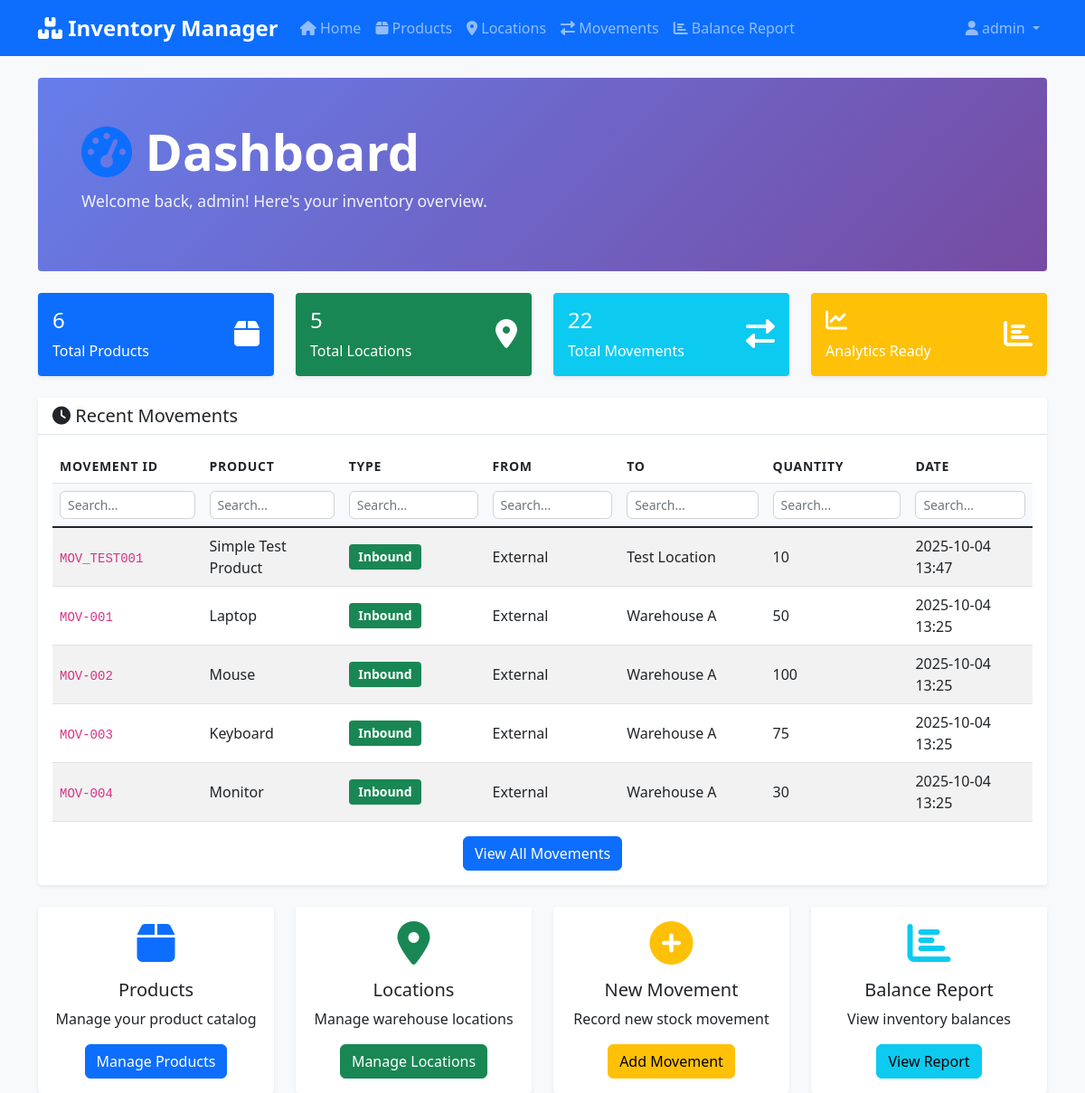
Screenshot of / (signed in) with the database file from the repository.
### app.py (models this page shows, shortened)
class User(UserMixin, db.Model):
    id = db.Column(db.Integer, primary_key=True)
    username = db.Column(db.String(80), unique=True, nullable=False)
    email = db.Column(db.String(120), unique=True, nullable=False)
    password_hash = db.Column(db.String(120), nullable=False)

class ProductMovement(db.Model):
    movement_id = db.Column(db.String(50), primary_key=True)
    timestamp = db.Column(db.DateTime, default=datetime.utcnow)
    from_location = db.Column(db.String(50), db.ForeignKey('location.location_id'), nullable=True)
    to_location = db.Column(db.String(50), db.ForeignKey('location.location_id'), nullable=True)
    product_id = db.Column(db.String(50), db.ForeignKey('product.product_id'), nullable=False)
    qty = db.Column(db.Integer, nullable=False)
    product = db.relationship('Product', backref=db.backref('movements', lazy=True))
    from_loc = db.relationship('Location', foreign_keys=[from_location], backref=db.backref('movements_from', lazy=True))
    to_loc = db.relationship('Location', foreign_keys=[to_location], backref=db.backref('movements_to', lazy=True))
    def get_movement_type(self):
        if self.from_location is None and self.to_location is not None:
            return "Inbound"
        elif self.from_location is not None and self.to_location is None:
            return "Outbound"
        elif self.from_location is not None and self.to_location is not None:
            return "Transfer"
        else:
            return "Unknown"

class Product(db.Model):
    product_id = db.Column(db.String(50), primary_key=True)
    name = db.Column(db.String(100), nullable=False)
    description = db.Column(db.Text)
    total_qty = db.Column(db.Integer, default=0, nullable=False)

class Location(db.Model):
    location_id = db.Column(db.String(50), primary_key=True)
    name = db.Column(db.String(100), nullable=False)
    address = db.Column(db.Text)

### app.py (the view)
@app.route('/')
@login_required
def index():
    total_products = Product.query.count()
    total_locations = Location.query.count()
    total_movements = ProductMovement.query.count()
    recent_movements = ProductMovement.query.order_by(ProductMovement.timestamp.desc()).limit(5).all()
    return render_template('index.html',
                         total_products=total_products,
                         total_locations=total_locations,
                         total_movements=total_movements,
                         recent_movements=recent_movements)

### app.py (called while the page is built)
@login_manager.user_loader
def load_user(user_id):
    return User.query.get(int(user_id))

### templates/index.html (shortened to what this page needs)
{% extends "base.html" %}
{% block content %}
<div class="row">
    <div class="col-12">
        <div class="jumbotron bg-light p-5 rounded">
            <h1 class="display-4">
                <i class="fas fa-tachometer-alt text-primary"></i>
                Dashboard
            </h1>
            <p class="lead">Welcome back, {{ current_user.username }}! Here's your inventory overview.</p>
        </div>
    </div>
</div>
<div class="row mt-4">
    <div class="col-md-3">
        <div class="card bg-primary text-white">
            <div class="card-body">
                <div class="d-flex justify-content-between">
                    <div>
                        <h4>{{ total_products }}</h4>
                        <p class="mb-0">Total Products</p>
                    </div>
                    <div class="align-self-center">
                        <i class="fas fa-box fa-2x"></i>
                    </div>
                </div>
            </div>
        </div>
    </div>
    <div class="col-md-3">
        <div class="card bg-success text-white">
            <div class="card-body">
                <div class="d-flex justify-content-between">
                    <div>
                        <h4>{{ total_locations }}</h4>
                        <p class="mb-0">Total Locations</p>
                    </div>
                    <div class="align-self-center">
                        <i class="fas fa-map-marker-alt fa-2x"></i>
                    </div>
                </div>
            </div>
        </div>
    </div>
    <div class="col-md-3">
        <div class="card bg-info text-white">
            <div class="card-body">
                <div class="d-flex justify-content-between">
                    <div>
                        <h4>{{ total_movements }}</h4>
                        <p class="mb-0">Total Movements</p>
                    </div>
                    <div class="align-self-center">
                        <i class="fas fa-exchange-alt fa-2x"></i>
                    </div>
                </div>
            </div>
        </div>
    </div>
    <div class="col-md-3">
        <div class="card bg-warning text-white">
            <div class="card-body">
                <div class="d-flex justify-content-between">
                    <div>
                        <h4><i class="fas fa-chart-line"></i></h4>
                        <p class="mb-0">Analytics Ready</p>
                    </div>
                    <div class="align-self-center">
                        <i class="fas fa-chart-bar fa-2x"></i>
                    </div>
                </div>
            </div>
        </div>
    </div>
</div>
<div class="row mt-4">
    <div class="col-12">
        <div class="card">
            <div class="card-header">
                <h5 class="mb-0"><i class="fas fa-clock"></i> Recent Movements</h5>
            </div>
            <div class="card-body">
                {% if recent_movements %}
                    <div class="table-responsive">
                        <table class="table table-striped">
                            <thead>
                                <tr>
                                    <th>Movement ID</th>
                                    <th>Product</th>
                                    <th>Type</th>
                                    <th>From</th>
                                    <th>To</th>
                                    <th>Quantity</th>
                                    <th>Date</th>
                                </tr>
                            </thead>
                            <tbody>
                                {% for movement in recent_movements %}
                                <tr>
                                    <td><code>{{ movement.movement_id }}</code></td>
                                    <td>{{ movement.product.name }}</td>
                                    <td>
                                        <span class="badge bg-{{ 'success' if movement.get_movement_type() == 'Inbound' else 'danger' if movement.get_movement_type() == 'Outbound' else 'info' }}">
                                            {{ movement.get_movement_type() }}
                                        </span>
                                    </td>
                                    <td>{{ movement.from_loc.name if movement.from_loc else 'External' }}</td>
                                    <td>{{ movement.to_loc.name if movement.to_loc else 'External' }}</td>
                                    <td>{{ movement.qty }}</td>
                                    <td>{{ movement.timestamp.strftime('%Y-%m-%d %H:%M') }}</td>
                                </tr>
                                {% endfor %}
                            </tbody>
                        </table>
                    </div>
                    <div class="text-center">
                        <a href="{{ url_for('movements') }}" class="btn btn-primary">View All Movements</a>
                    </div>
                {% else %}
                    <p class="text-muted">No movements recorded yet.</p>
                {% endif %}
            </div>
        </div>
    </div>
</div>
<div class="row mt-4">
    <div class="col-md-3">
        <div class="card text-center">
            <div class="card-body">
                <i class="fas fa-box fa-3x text-primary mb-3"></i>
                <h5 class="card-title">Products</h5>
                <p class="card-text">Manage your product catalog</p>
                <a href="{{ url_for('products') }}" class="btn btn-primary">Manage Products</a>
            </div>
        </div>
    </div>
    <div class="col-md-3">
        <div class="card text-center">
            <div class="card-body">
                <i class="fas fa-map-marker-alt fa-3x text-success mb-3"></i>
                <h5 class="card-title">Locations</h5>
                <p class="card-text">Manage warehouse locations</p>
                <a href="{{ url_for('locations') }}" class="btn btn-success">Manage Locations</a>
            </div>
        </div>
    </div>
    <div class="col-md-3">
        <div class="card text-center">
            <div class="card-body">
                <i class="fas fa-plus-circle fa-3x text-warning mb-3"></i>
                <h5 class="card-title">New Movement</h5>
                <p class="card-text">Record new stock movement</p>
                <a href="{{ url_for('add_movement') }}" class="btn btn-warning">Add Movement</a>
            </div>
        </div>
    </div>
    <div class="col-md-3">
        <div class="card text-center">
            <div class="card-body">
                <i class="fas fa-chart-bar fa-3x text-info mb-3"></i>
                <h5 class="card-title">Balance Report</h5>
                <p class="card-text">View inventory balances</p>
                <a href="{{ url_for('balance') }}" class="btn btn-info">View Report</a>
            </div>
        </div>
    </div>
</div>
{% endblock %}

### templates/base.html (shortened to what this page needs)
<!DOCTYPE html>
<html lang="en">
<head>
    <link href="https://cdn.jsdelivr.net/npm/bootstrap@5.1.3/dist/css/bootstrap.min.css" rel="stylesheet">
    <link href="https://cdnjs.cloudflare.com/ajax/libs/font-awesome/6.0.0/css/all.min.css" rel="stylesheet">
    <link href="{{ url_for('static', filename='css/style.css') }}" rel="stylesheet">
</head>
<body>
    <nav class="navbar navbar-expand-lg navbar-dark bg-primary">
        <div class="container">
            <a class="navbar-brand" href="{{ url_for('index') }}">
                <i class="fas fa-boxes"></i> Inventory Manager
            </a>
            <div class="collapse navbar-collapse" id="navbarNav">
                <ul class="navbar-nav me-auto">
                    <li class="nav-item">
                        <a class="nav-link" href="{{ url_for('index') }}">
                            <i class="fas fa-home"></i> Home
                        </a>
                    </li>
                    <li class="nav-item">
                        <a class="nav-link" href="{{ url_for('products') }}">
                            <i class="fas fa-box"></i> Products
                        </a>
                    </li>
                    <li class="nav-item">
                        <a class="nav-link" href="{{ url_for('locations') }}">
                            <i class="fas fa-map-marker-alt"></i> Locations
                        </a>
                    </li>
                    <li class="nav-item">
                        <a class="nav-link" href="{{ url_for('movements') }}">
                            <i class="fas fa-exchange-alt"></i> Movements
                        </a>
                    </li>
                    <li class="nav-item">
                        <a class="nav-link" href="{{ url_for('balance') }}">
                            <i class="fas fa-chart-bar"></i> Balance Report
                        </a>
                    </li>
                </ul>
                <ul class="navbar-nav">
                    {% if current_user.is_authenticated %}
                        <li class="nav-item dropdown">
                            <a class="nav-link dropdown-toggle" href="#" id="navbarDropdown" role="button" data-bs-toggle="dropdown">
                                <i class="fas fa-user"></i> {{ current_user.username }}
                            </a>
                        </li>
                    {% endif %}
                </ul>
            </div>
        </div>
    </nav>
    <div class="container mt-4">
        {% block content %}{% endblock %}
    </div>
</body>
</html>

### static/css/style.css (style rules this page uses)
body { background-color: #f8f9fa; font-family: 'Segoe UI', Tahoma, Geneva, Verdana, sans-serif; }
.navbar-brand { font-weight: bold; font-size: 1.5rem; }
.navbar-nav .nav-link { font-weight: 500; transition: color 0.3s ease; }
.card { border: none; box-shadow: 0 0.125rem 0.25rem rgba(0, 0, 0, 0.075); transition: box-shadow 0.15s ease-in-out; }
.card-header { background-color: #fff; border-bottom: 1px solid #dee2e6; font-weight: 600; }
.table th { border-top: none; font-weight: 600; text-transform: uppercase; font-size: 0.875rem; letter-spacing: 0.05em; }
.table td { vertical-align: middle; }
.badge { font-size: 0.875em; padding: 0.5em 0.75em; }
.btn { font-weight: 500; border-radius: 0.375rem; transition: all 0.15s ease-in-out; }
.jumbotron { background: linear-gradient(135deg, #667eea 0%, #764ba2 100%); color: white; border-radius: 1rem; }
.jumbotron h1 { font-weight: 700; }
.jumbotron p { font-size: 1.1rem; opacity: 0.9; }

### rows the page displays
User: username "admin"
ProductMovement: movement_id "MOV_TEST001", product.name "Simple Test Product", get_movement_type "Inbound", from_loc "External", to_loc "Test Location", qty "10", timestamp "2025-10-04 13:47"
ProductMovement: movement_id "MOV-001", product.name "Laptop", get_movement_type "Inbound", from_loc "External", to_loc "Warehouse A", qty "50", timestamp "2025-10-04 13:25"
ProductMovement: movement_id "MOV-002", product.name "Mouse", get_movement_type "Inbound", from_loc "External", to_loc "Warehouse A", qty "100", timestamp "2025-10-04 13:25"
ProductMovement: movement_id "MOV-003", product.name "Keyboard", get_movement_type "Inbound", from_loc "External", to_loc "Warehouse A", qty "75", timestamp "2025-10-04 13:25"
ProductMovement: movement_id "MOV-004", product.name "Monitor", get_movement_type "Inbound", from_loc "External", to_loc "Warehouse A", qty "30", timestamp "2025-10-04 13:25"

### other values shown
{{ total_products }} "6"
{{ total_locations }} "5"
{{ total_movements }} "22"
